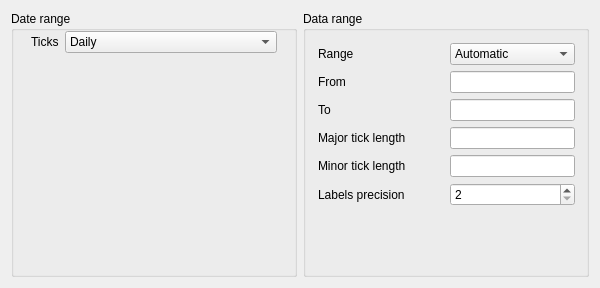
<?xml version="1.0" encoding="UTF-8"?>
<ui version="4.0">
 <class>ReportTabRange</class>
 <widget class="QWidget" name="ReportTabRange">
  <property name="geometry">
   <rect>
    <x>0</x>
    <y>0</y>
    <width>600</width>
    <height>288</height>
   </rect>
  </property>
  <property name="windowTitle">
   <string>Chart Tab</string>
  </property>
  <property name="toolTip">
   <string/>
  </property>
  <property name="whatsThis">
   <string>&lt;p&gt;On this tab, you configure the chart drawn for this report.&lt;/p&gt;</string>
  </property>
  <layout class="QHBoxLayout" name="horizontalLayout" stretch="1,1">
   <item>
    <widget class="QGroupBox" name="dateRangeBox">
     <property name="title">
      <string>Date range</string>
     </property>
     <layout class="QGridLayout" name="dateRangeGrid">
      <property name="topMargin">
       <number>0</number>
      </property>
      <property name="verticalSpacing">
       <number>0</number>
      </property>
      <item row="1" column="0">
       <layout class="QHBoxLayout" name="horizontalLayout_3" stretch="0,0">
        <property name="leftMargin">
         <number>6</number>
        </property>
        <property name="topMargin">
         <number>0</number>
        </property>
        <property name="rightMargin">
         <number>6</number>
        </property>
        <property name="bottomMargin">
         <number>0</number>
        </property>
        <item>
         <widget class="QLabel" name="label_6">
          <property name="text">
           <string>Ticks</string>
          </property>
         </widget>
        </item>
        <item>
         <widget class="KComboBox" name="m_comboColumns">
          <property name="sizePolicy">
           <sizepolicy hsizetype="Expanding" vsizetype="Fixed">
            <horstretch>0</horstretch>
            <verstretch>0</verstretch>
           </sizepolicy>
          </property>
          <property name="toolTip">
           <string>&lt;p&gt;Choose how large of a time period each column should encompass&lt;/p&gt;</string>
          </property>
          <item>
           <property name="text">
            <string comment="@item the columns will display daily data">Daily</string>
           </property>
          </item>
          <item>
           <property name="text">
            <string comment="@item the columns will display weekly data">Weekly</string>
           </property>
          </item>
          <item>
           <property name="text">
            <string comment="@item the columns will display monthly data">Monthly</string>
           </property>
          </item>
          <item>
           <property name="text">
            <string comment="@item the columns will display bi-monthly data">Bi-Monthly</string>
           </property>
          </item>
          <item>
           <property name="text">
            <string comment="@item the columns will display quarterly data">Quarterly</string>
           </property>
          </item>
          <item>
           <property name="text">
            <string comment="@item the columns will display yearly data">Yearly</string>
           </property>
          </item>
          <item>
           <property name="text">
            <string comment="@item the columns will display all data">Globally</string>
           </property>
          </item>
         </widget>
        </item>
       </layout>
      </item>
      <item row="2" column="0">
       <spacer name="verticalSpacer">
        <property name="orientation">
         <enum>Qt::Vertical</enum>
        </property>
        <property name="sizeHint" stdset="0">
         <size>
          <width>20</width>
          <height>40</height>
         </size>
        </property>
       </spacer>
      </item>
     </layout>
    </widget>
   </item>
   <item>
    <widget class="QGroupBox" name="dataRangeBox">
     <property name="title">
      <string>Data range</string>
     </property>
     <layout class="QGridLayout" name="dataRangeLayout">
      <property name="leftMargin">
       <number>12</number>
      </property>
      <property name="topMargin">
       <number>12</number>
      </property>
      <item row="3" column="0">
       <widget class="QLabel" name="lblDataRangeStart">
        <property name="sizePolicy">
         <sizepolicy hsizetype="Expanding" vsizetype="Preferred">
          <horstretch>0</horstretch>
          <verstretch>0</verstretch>
         </sizepolicy>
        </property>
        <property name="text">
         <string comment="From (Data)">From</string>
        </property>
       </widget>
      </item>
      <item row="5" column="0">
       <widget class="QLabel" name="lblDataMajorTick">
        <property name="text">
         <string>Major tick length</string>
        </property>
       </widget>
      </item>
      <item row="6" column="1">
       <widget class="QLineEdit" name="m_dataMinorTick"/>
      </item>
      <item row="8" column="1">
       <spacer name="verticalSpacer_2">
        <property name="orientation">
         <enum>Qt::Vertical</enum>
        </property>
        <property name="sizeHint" stdset="0">
         <size>
          <width>20</width>
          <height>40</height>
         </size>
        </property>
       </spacer>
      </item>
      <item row="4" column="1">
       <widget class="QLineEdit" name="m_dataRangeEnd"/>
      </item>
      <item row="0" column="0">
       <widget class="QLabel" name="label">
        <property name="text">
         <string>Range</string>
        </property>
       </widget>
      </item>
      <item row="0" column="1">
       <widget class="QComboBox" name="m_dataLock">
        <item>
         <property name="text">
          <string>Automatic</string>
         </property>
        </item>
        <item>
         <property name="text">
          <string>User defined</string>
         </property>
        </item>
       </widget>
      </item>
      <item row="6" column="0">
       <widget class="QLabel" name="lblDataMinorTick">
        <property name="text">
         <string>Minor tick length</string>
        </property>
       </widget>
      </item>
      <item row="5" column="1">
       <widget class="QLineEdit" name="m_dataMajorTick"/>
      </item>
      <item row="4" column="0">
       <widget class="QLabel" name="lblDataRangeEnd">
        <property name="text">
         <string comment="To (Data)">To</string>
        </property>
       </widget>
      </item>
      <item row="3" column="1">
       <widget class="QLineEdit" name="m_dataRangeStart"/>
      </item>
      <item row="7" column="1">
       <widget class="QSpinBox" name="m_yLabelsPrecision">
        <property name="minimum">
         <number>2</number>
        </property>
        <property name="maximum">
         <number>10</number>
        </property>
       </widget>
      </item>
      <item row="7" column="0">
       <widget class="QLabel" name="lblLabelsPrecision">
        <property name="text">
         <string>Labels precision</string>
        </property>
       </widget>
      </item>
     </layout>
    </widget>
   </item>
  </layout>
 </widget>
 <layoutdefault spacing="6" margin="11"/>
 <customwidgets>
  <customwidget>
   <class>KComboBox</class>
   <extends>QComboBox</extends>
   <header>kcombobox.h</header>
  </customwidget>
 </customwidgets>
 <tabstops>
  <tabstop>m_dataLock</tabstop>
  <tabstop>m_dataRangeStart</tabstop>
  <tabstop>m_dataRangeEnd</tabstop>
  <tabstop>m_dataMajorTick</tabstop>
  <tabstop>m_dataMinorTick</tabstop>
  <tabstop>m_yLabelsPrecision</tabstop>
  <tabstop>m_comboColumns</tabstop>
 </tabstops>
 <resources/>
 <connections/>
</ui>
